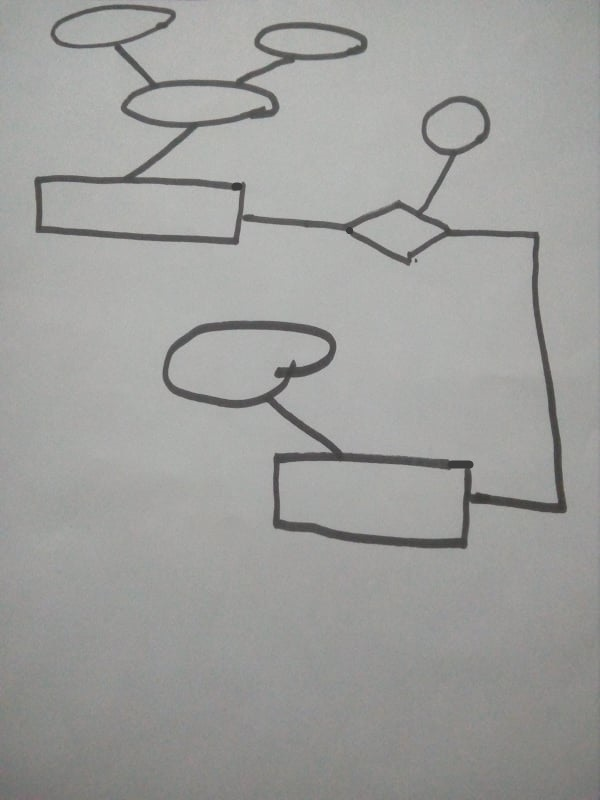
#> input picture image processing/Flowchart10.png, 600 x 800 px, found by its file name
$ python V3.py
#> lines starting #> are read from the running program, lines starting #| are printed output that depends on the picture; after the words box and inside, x2 and y2 are one past the last pixel; in counts of white or black regions, pixels touching at a corner belong together
#> further down, img is the input picture: shape (800, 600, 3); mean B, G, R 156.3, 158.4, 158.1
### Data_structure/Entity.py
#output of the imag-processing phase and gui phsase would be a list of class entity and a list of class relation
import uuid

class point:
    def __init__(self, x, y):
        self.x = x
        self.y = y


class entity:
    def __init__(self, n, CenPoint):
        self.id = getUniqueID()  # unique number for each entity
        self.name = n  # name image processing part give to each entity a name like "entity-1" then Gui Module ask
        # user to change name to whatever he/she likes
        self.attr_list = []  # a list that contain all the entity atttribute each member of the list is instance of
        # class attribute
        self.relations = []  # list of entity relations [relation may be seen twice once in every entity]
        self.CenPoint = CenPoint

    def add_attr(self, attr):
        self.attr_list.append(attr)

    def add_relation(self, relation):
        self.relations.append(relation)


    def getID(self):
        return self.id

    # [4 lines left out: function getPrim_attrib, not called in this run]


class attribute:
    def __init__(self, name, attr_type, CenPoint, comp=False, Parent=False):
        self.name = name  # name of attribute image processing part give to each attribute  a name like "attribute-1-1" then Gui Module ask user to change name to whatever he/she likes
        self.type = attr_type  # type would be a primary key or non prime
        self.isComposite = comp
        self.isParent = Parent
        self.attrib_childs = []
        self.CenPoint = CenPoint

    def add_child(self, attrib):
        self.attrib_childs.append(attrib)


class relation:
    def __init__(self, name, id1, id2, p_ratio1, p_ratio2, p_type1, p_type2, CenPoint):
        self.name = name
        self.id1 = id1
        self.id2 = id2
        self.id = id1 ^ id2  # unique id of the relation
        self.p_type1 = p_type1  # type  of participation of the first entity could be partial or full
        self.p_type2 = p_type2  # type of participation of the second entity could be partial or full
        self.p_ratio1 = p_ratio1  # ratio of participation of first entity could be one or many
        self.p_ratio2 = p_ratio2  # ratio of participation of second  entity could be one or many
        self.attrib_list = []
        self.CenPoint = CenPoint

    def getTargetEntity(self, srcEntity):
        return self.id ^ srcEntity.getID()

    def add_attrib(self, attrib):
        self.attrib_list.append(attrib)


class lineobj:
    def __init__(self, name, L_type, StartPoint, EndPoint):
        self.name = name
        self.L_type = L_type
        self.StartPoint = StartPoint
        self.EndPoint = EndPoint

def getUniqueID():
    return uuid.uuid1().int

### image processing/V3.py
import numpy as np
import cv2
import math
from Data_structure import Entity as Shapes

Entities = []
Relations = []
Attributes = []
Lines = []


# Function to Fill hole by White Mask
def fillHole(im_in):
    im_floodfill = im_in.copy()

    # Mask used to flood filling.
    # Notice the size needs to be 2 pixels than the image.
    h1, w1 = im_in.shape[:2]
    mask = np.zeros((h1 + 2, w1 + 2), np.uint8)

    # Floodfill from point (0, 0)
    cv2.floodFill(im_floodfill, mask, (0, 0), 255)

    # Invert floodfilled image
    im_floodfill_inv = cv2.bitwise_not(im_floodfill)

    # Combine the two images to get the foreground.
    im_out = im_in | im_floodfill_inv

    return im_out


# Detect Lines by Hough Transform
# [19 lines left out: function GetLinesByTransform, not called in this run]


# Detect Lines by Contours
def GetLinesByContours(onlyline1, Oimg):
    # Making these 2 Operations to remove noise
    onlyline1 = cv2.medianBlur(onlyline1, 3)
    onlyline1 = cv2.morphologyEx(onlyline1, cv2.MORPH_OPEN, cv2.getStructuringElement(cv2.MORPH_ELLIPSE, (2, 2)))

    contours1, _ = cv2.findContours(onlyline1, cv2.RETR_TREE, cv2.CHAIN_APPROX_NONE)
    # cv2.imshow("erode", onlyline1)
    linesNumber = 0
    for contour1 in contours1:
        approx1 = cv2.approxPolyDP(contour1, 0.01 * cv2.arcLength(contour1, True), False)
        x1 = approx1.ravel()[0]
        y1 = approx1.ravel()[1]
        startPoint = Shapes.point(x1, y1)
        # Moments operation to get the Center Point
        M = cv2.moments(contour1)
        # If the Line is just point
        if M["m00"] != 0:
            cX = int(M["m10"] / M["m00"])
            cY = int(M["m01"] / M["m00"])
            # CeP = Shapes.point(cX, cY)
        else:
            cX = x1
            cY = y1
            # CeP = Shapes.point(cX, cY)

        # Add the difference distance to the center point to get End Point
        x2 = cX + (cX - x1)
        y2 = cY + (cY - y1)
        endPoint = Shapes.point(x2, y2)

        if x1 != x2 or y1 != y2:  # To make sure that the line is not just a point
            linesNumber = linesNumber + 1
            # print("start", x1, y1)
            # print("C", cX, cY)
            # print("end", x2, y2)

            # Make a line Object and store it into Line List
            li = Shapes.lineobj("Line" + str(linesNumber), "undefined", startPoint, endPoint)
            Lines.append(li)

            # Draw the Line
            cv2.drawContours(Oimg, [approx1], 0, (0, 0, 255), 2)
            cv2.putText(Oimg, "startL", (int(x1), int(y1)), cv2.FONT_HERSHEY_COMPLEX, 0.5, (0, 0, 0))
            cv2.putText(Oimg, "C", (int(cX), int(cY)), cv2.FONT_HERSHEY_COMPLEX, 0.5, (0, 0, 255))
            cv2.putText(Oimg, "endL", (int(x2), int(y2)), cv2.FONT_HERSHEY_COMPLEX, 0.5, (255, 255, 255))

    # print("linesN", linesNumber)
    return Oimg


# Detect Shapes by Contours = Entity or Relation or Attribute
def GetShapes(openingIMG, Orimg):
    contours, _ = cv2.findContours(openingIMG, cv2.RETR_TREE, cv2.CHAIN_APPROX_NONE)

    numberofent = 0
    numberofrel = 0
    numberofatt = 0
    for contour in contours:
        approx = cv2.approxPolyDP(contour, 0.02 * cv2.arcLength(contour, True), True)

        x = approx.ravel()[0]
        y = approx.ravel()[1] - 5

        if len(approx) == 4:
            x1, y1, w, h = cv2.boundingRect(approx)
            aspectRatio = float(w) / h
            apratio = cv2.contourArea(contour) / (w * h)
            # print(aspectRatio)

            # To make sure that the shape is Square = Relation
            if 0.95 <= aspectRatio <= 1.05 or apratio < 0.73:
                numberofrel = numberofrel + 1
                # print("Squares", len(approx))
                # print("aspectRatio", aspectRatio)

                # Get Center point
                M = cv2.moments(contour)
                cX = int(M["m10"] / M["m00"])
                cY = int(M["m01"] / M["m00"])
                CeP = Shapes.point(cX, cY)

                # Make an Relation Object and store it into Relations List
                rel = Shapes.relation("Rel" + str(numberofrel), -1, -1, "undefined", "undefined", "undefined",
                                      "undefined", CeP)
                Relations.append(rel)

                # Draw the Relation Shape
                cv2.putText(Orimg, "Rel" + str(numberofrel), (x, y), cv2.FONT_HERSHEY_COMPLEX, 0.5, (0, 0, 0))
                cv2.drawContours(Orimg, [approx], 0, (0, 0, 255), 2)

                # draw the contour and center of the shape on the image
                # cv2.drawContours(image, [c], -1, (0, 255, 0), 2)
                cv2.circle(Orimg, (cX, cY), 5, (0, 255, 255), -1)

            # So now it's not Relation, it is an entity = rectangle
            elif cv2.contourArea(contour) > 1000:
                numberofent = numberofent + 1
                # print("Rectangle", len(approx))
                # Get Center Point of Entity
                M = cv2.moments(contour)
                cX = int(M["m10"] / M["m00"])
                cY = int(M["m01"] / M["m00"])
                CentP = Shapes.point(cX, cY)
                # Make an entity object to store it into  Entities List
                ent = Shapes.entity("Ent" + str(numberofent - 1), CentP)
                Entities.append(ent)

                # draw the contour and center of the shape on the image
                # cv2.drawContours(image, [c], -1, (0, 255, 0), 2)
                cv2.putText(Orimg, "Ent" + str(numberofent - 1), (x, y), cv2.FONT_HERSHEY_COMPLEX, 0.5, (0, 0, 0))
                cv2.circle(Orimg, (cX, cY), 5, (0, 255, 255), -1)
                cv2.drawContours(Orimg, [approx], 0, (0, 255, 0), 2)

        # if the shape is not pure or still there are noises because of the Morphology Operations
        # The result is distorted square with more than 4 Approx.
        elif 4 <= len(approx) < 7 and cv2.contourArea(contour) > 100:
            # print("Squares", len(approx))
            numberofrel = numberofrel + 1

            # Get the Center Point
            M = cv2.moments(contour)
            cX = int(M["m10"] / M["m00"])
            cY = int(M["m01"] / M["m00"])
            CeP1 = Shapes.point(cX, cY)
            # Initialize a Relation object to store it into Relations List
            rel = Shapes.relation("Rel" + str(numberofrel), -1, -1, "undefined", "undefined", "undefined", "undefined",
                                  CeP1)
            Relations.append(rel)

            # draw the contour and center of the shape on the image
            # cv2.drawContours(image, [c], -1, (0, 255, 0), 2)
            cv2.circle(Orimg, (cX, cY), 5, (0, 255, 255), -1)
            cv2.drawContours(Orimg, [approx], 0, (0, 0, 0), 2)
            cv2.putText(Orimg, "Rel" + str(numberofrel) + str(numberofrel), (x, y), cv2.FONT_HERSHEY_COMPLEX, 0.5, (0, 0, 0))

        # If the approx is more than 6 or 7, it will be a circle or ellipse = attribute
        elif len(approx) > 6:
            # print("Circles", len(approx))
            numberofatt = numberofatt + 1
            # Get Center Point
            M = cv2.moments(contour)
            cX = int(M["m10"] / M["m00"])
            cY = int(M["m01"] / M["m00"])
            CirCentP = Shapes.point(cX, cY)
            # Initialize attribute object to store it into Attributes List
            att = Shapes.attribute("Att" + str(numberofatt), "undefined", CirCentP)
            Attributes.append(att)

            # draw the contour and center of the shape on the image
            # cv2.drawContours(image, [c], -1, (0, 255, 0), 2)
            cv2.circle(Orimg, (cX, cY), 5, (0, 255, 255), -1)
            cv2.putText(Orimg, "Att" + str(numberofatt), (x, y), cv2.FONT_HERSHEY_COMPLEX, 0.5, (0, 0, 0))
            cv2.drawContours(Orimg, [approx], 0, (255, 0, 0), 2)

    return Orimg


# The size of masks with trial and check
# Draw the Shapes
def drawShapes(Originalimg):
    imgGrey = cv2.cvtColor(Originalimg, cv2.COLOR_BGR2GRAY)
    # Denoise = cv2.medianBlur(imgGrey, 3)
    # cv2.imshow("imgGrey", Denoise)

    _, thresh = cv2.threshold(imgGrey, 100, 255, cv2.THRESH_BINARY)
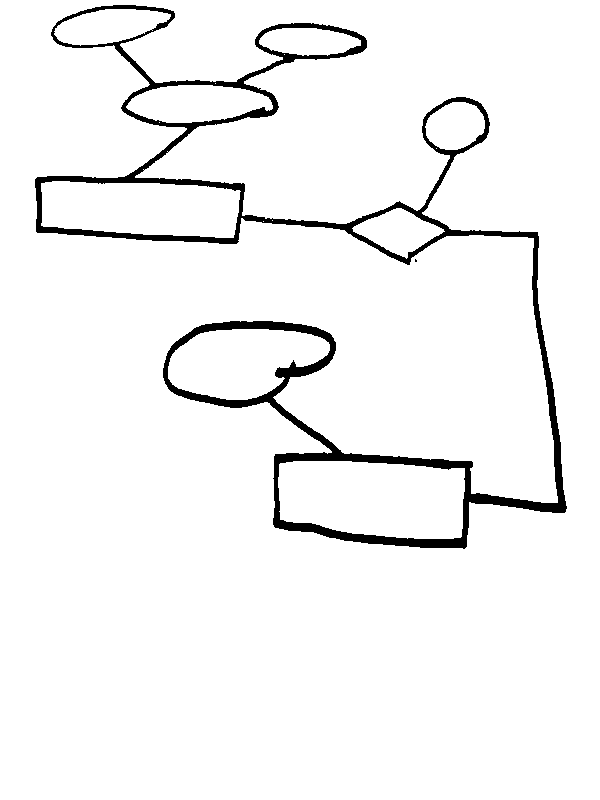
#> thresh: shape (800, 600); 95.7% white; 2 black regions (1 under 20 px), largest, box (x1, y1, x2, y2) and area: (35, 5, 567, 549) 20503
    cv2.imshow("Thresh", thresh)

    binaryconverted = (255 - thresh)
    cv2.imshow("binaryconverted", binaryconverted)

    binaryconverted1 = fillHole(binaryconverted)
#> in fillHole, `cv2.floodFill(im_floodfill, mask, (0, 0), 255)`:
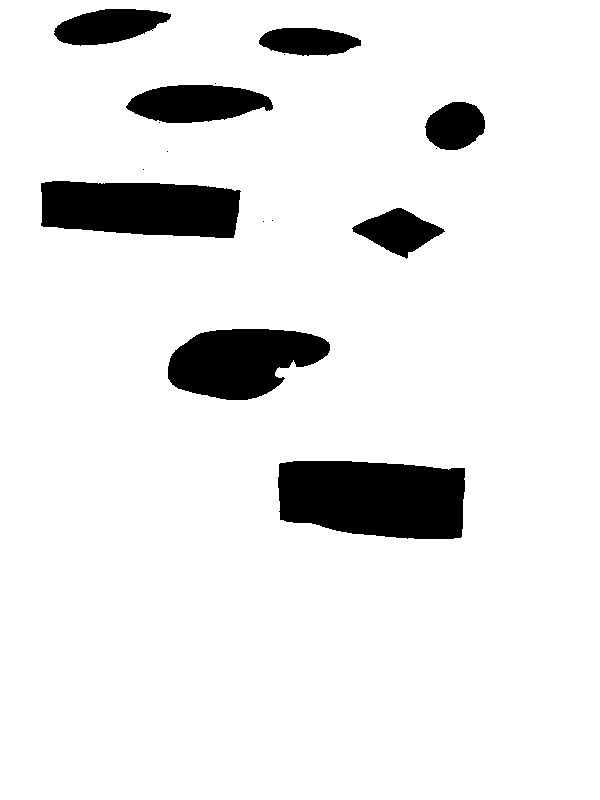
#> im_floodfill: shape (800, 600); 90.7% white; 16 black regions (8 under 20 px), largest, box (x1, y1, x2, y2) and area: (278, 461, 465, 539) 12762, (41, 181, 241, 238) 9662, (168, 329, 330, 400) 8186
#> (the rest of the program and of its run is left out)
